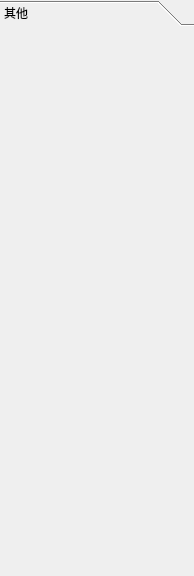
<?xml version="1.0" encoding="UTF-8"?>
<ui version="4.0">
 <class>widget_function_tool_box</class>
 <widget class="QWidget" name="widget_function_tool_box">
  <property name="geometry">
   <rect>
    <x>0</x>
    <y>0</y>
    <width>194</width>
    <height>576</height>
   </rect>
  </property>
  <property name="windowTitle">
   <string>Form</string>
  </property>
  <widget class="QToolBox" name="toolbox_functions">
   <property name="geometry">
    <rect>
     <x>0</x>
     <y>0</y>
     <width>201</width>
     <height>576</height>
    </rect>
   </property>
   <property name="sizePolicy">
    <sizepolicy hsizetype="Expanding" vsizetype="Expanding">
     <horstretch>0</horstretch>
     <verstretch>0</verstretch>
    </sizepolicy>
   </property>
   <property name="layoutDirection">
    <enum>Qt::LeftToRight</enum>
   </property>
   <property name="frameShape">
    <enum>QFrame::NoFrame</enum>
   </property>
   <property name="frameShadow">
    <enum>QFrame::Plain</enum>
   </property>
   <property name="currentIndex">
    <number>0</number>
   </property>
   <property name="tabSpacing">
    <number>0</number>
   </property>
   <widget class="QWidget" name="page_3">
    <property name="geometry">
     <rect>
      <x>0</x>
      <y>0</y>
      <width>201</width>
      <height>552</height>
     </rect>
    </property>
    <attribute name="label">
     <string>其他</string>
    </attribute>
   </widget>
  </widget>
 </widget>
 <resources/>
 <connections/>
</ui>
